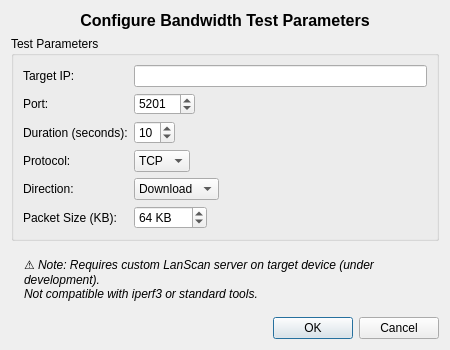
<?xml version="1.0" encoding="UTF-8"?>
<ui version="4.0">
 <class>BandwidthTestDialog</class>
 <widget class="QDialog" name="BandwidthTestDialog">
  <property name="geometry">
   <rect>
    <x>0</x>
    <y>0</y>
    <width>450</width>
    <height>350</height>
   </rect>
  </property>
  <property name="windowTitle">
   <string>Bandwidth Test Configuration</string>
  </property>
  <layout class="QVBoxLayout" name="verticalLayout">
   <item>
    <widget class="QLabel" name="titleLabel">
     <property name="text">
      <string>Configure Bandwidth Test Parameters</string>
     </property>
     <property name="alignment">
      <set>Qt::AlignCenter</set>
     </property>
     <property name="styleSheet">
      <string>QLabel { font-weight: bold; font-size: 12pt; }</string>
     </property>
    </widget>
   </item>
   <item>
    <widget class="QGroupBox" name="parametersGroupBox">
     <property name="title">
      <string>Test Parameters</string>
     </property>
     <layout class="QFormLayout" name="formLayout">
      <property name="fieldGrowthPolicy">
       <enum>QFormLayout::ExpandingFieldsGrow</enum>
      </property>
      <item row="0" column="0">
       <widget class="QLabel" name="targetLabel">
        <property name="text">
         <string>Target IP:</string>
        </property>
       </widget>
      </item>
      <item row="0" column="1">
       <widget class="QLineEdit" name="targetLineEdit">
        <property name="readOnly">
         <bool>true</bool>
        </property>
       </widget>
      </item>
      <item row="1" column="0">
       <widget class="QLabel" name="portLabel">
        <property name="text">
         <string>Port:</string>
        </property>
       </widget>
      </item>
      <item row="1" column="1">
       <widget class="QSpinBox" name="portSpinBox">
        <property name="minimum">
         <number>1</number>
        </property>
        <property name="maximum">
         <number>65535</number>
        </property>
        <property name="value">
         <number>5201</number>
        </property>
        <property name="toolTip">
         <string>Server port (default: 5201 for iperf3)</string>
        </property>
       </widget>
      </item>
      <item row="2" column="0">
       <widget class="QLabel" name="durationLabel">
        <property name="text">
         <string>Duration (seconds):</string>
        </property>
       </widget>
      </item>
      <item row="2" column="1">
       <widget class="QSpinBox" name="durationSpinBox">
        <property name="minimum">
         <number>1</number>
        </property>
        <property name="maximum">
         <number>60</number>
        </property>
        <property name="value">
         <number>10</number>
        </property>
        <property name="toolTip">
         <string>Test duration (1-60 seconds, longer = more accurate)</string>
        </property>
       </widget>
      </item>
      <item row="3" column="0">
       <widget class="QLabel" name="protocolLabel">
        <property name="text">
         <string>Protocol:</string>
        </property>
       </widget>
      </item>
      <item row="3" column="1">
       <widget class="QComboBox" name="protocolComboBox">
        <property name="toolTip">
         <string>TCP (recommended for real-world) or UDP (maximum throughput)</string>
        </property>
        <item>
         <property name="text">
          <string>TCP</string>
         </property>
        </item>
        <item>
         <property name="text">
          <string>UDP</string>
         </property>
        </item>
       </widget>
      </item>
      <item row="4" column="0">
       <widget class="QLabel" name="directionLabel">
        <property name="text">
         <string>Direction:</string>
        </property>
       </widget>
      </item>
      <item row="4" column="1">
       <widget class="QComboBox" name="directionComboBox">
        <property name="toolTip">
         <string>Download (receive from server) or Upload (send to server)</string>
        </property>
        <item>
         <property name="text">
          <string>Download</string>
         </property>
        </item>
        <item>
         <property name="text">
          <string>Upload</string>
         </property>
        </item>
       </widget>
      </item>
      <item row="5" column="0">
       <widget class="QLabel" name="packetSizeLabel">
        <property name="text">
         <string>Packet Size (KB):</string>
        </property>
       </widget>
      </item>
      <item row="5" column="1">
       <widget class="QSpinBox" name="packetSizeSpinBox">
        <property name="minimum">
         <number>1</number>
        </property>
        <property name="maximum">
         <number>1024</number>
        </property>
        <property name="value">
         <number>64</number>
        </property>
        <property name="suffix">
         <string> KB</string>
        </property>
        <property name="toolTip">
         <string>Packet size (1-1024 KB, larger = less overhead)</string>
        </property>
       </widget>
      </item>
     </layout>
    </widget>
   </item>
   <item>
    <widget class="QLabel" name="infoLabel">
     <property name="text">
      <string>⚠️ Note: Requires custom LanScan server on target device (under development).
Not compatible with iperf3 or standard tools.</string>
     </property>
     <property name="wordWrap">
      <bool>true</bool>
     </property>
     <property name="styleSheet">
      <string>QLabel { font-style: italic; padding: 10px; }</string>
     </property>
    </widget>
   </item>
   <item>
    <spacer name="verticalSpacer">
     <property name="orientation">
      <enum>Qt::Vertical</enum>
     </property>
     <property name="sizeHint" stdset="0">
      <size>
       <width>20</width>
       <height>20</height>
      </size>
     </property>
    </spacer>
   </item>
   <item>
    <widget class="QDialogButtonBox" name="buttonBox">
     <property name="standardButtons">
      <set>QDialogButtonBox::Cancel|QDialogButtonBox::Ok</set>
     </property>
    </widget>
   </item>
  </layout>
 </widget>
 <resources/>
 <connections>
  <connection>
   <sender>buttonBox</sender>
   <signal>accepted()</signal>
   <receiver>BandwidthTestDialog</receiver>
   <slot>accept()</slot>
   <hints>
    <hint type="sourcelabel">
     <x>224</x>
     <y>329</y>
    </hint>
    <hint type="destinationlabel">
     <x>224</x>
     <y>174</y>
    </hint>
   </hints>
  </connection>
  <connection>
   <sender>buttonBox</sender>
   <signal>rejected()</signal>
   <receiver>BandwidthTestDialog</receiver>
   <slot>reject()</slot>
   <hints>
    <hint type="sourcelabel">
     <x>224</x>
     <y>329</y>
    </hint>
    <hint type="destinationlabel">
     <x>224</x>
     <y>174</y>
    </hint>
   </hints>
  </connection>
 </connections>
</ui>
